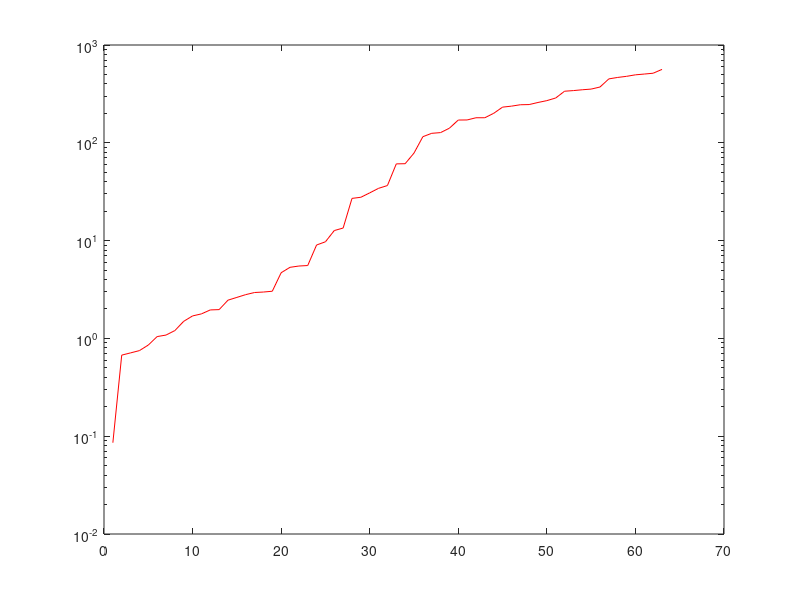

Recreate this plot in MATLAB.
% fff.m


x = [9.582343529298589,9.679090564965056,24.424346176058513,24.605740520061126,25.233026960638764,29.476077320623855,36.85160781712836,43.18330200964875,52.405928132446725,54.78838755304403,64.361260559109,65.84658088452633,79.37220779513241,87.24638329878294,89.71503050593722,94.01129243126427,94.1084525346072,94.81237471915352,97.70120210673,115.52355104017919,117.28155328542564,119.60682234818488,129.45817997589245,133.19956305362624,138.5301982641914,141.11468291701857,149.71387398983444,150.2478593881592,153.53073387320748,153.5900320976814,166.33778180212718,169.80183477913337,174.8750589386704,219.72586116407976,228.1437170393014,251.69467904748126,254.18410979687448,255.60241040886368,261.32631962675924,263.6115458993995,272.8150685811711,280.1665715233132,282.7742779737055,284.26553867784827,291.0239493218088,296.89837523751754,299.9495741193163,301.74691245372884,315.53263942639956,332.5608070118047,338.25989708201433,341.199671797254,345.93836934652404,349.4122605466419,360.4962942289875,363.37596362038494,377.70179423529123,377.8540594419138,390.070097043077,392.2843739585139,398.32128690770327,412.573183671482,421.41036522141803,422.1690095542288,434.2693327576521,436.387330530784,441.0752634420357,443.03366516907124,447.15046399122855,451.3083967255928,451.7397390342999,453.2855104385179,460.18551214251795,475.2426369064363,476.019095944194,483.9525866582879,484.5429898640735,516.4683371003626,521.0844614187447,543.0976047631715,563.416396653532,635.0270840286116];
x = [0.25232743800119284,1.765610263073327,3.794997579823293,4.819556199038658,6.748258729881858,12.906245018767281,13.267550045280217,21.078241633615672,22.65087992870455,30.093493079649438,31.498070766607704,31.76169960713135,31.78303026519586,32.951643660417666,34.93247701528992,35.859889435446114,38.53363713318422,38.947545546832444,39.560397218221844,40.561428652496524,40.81818734947737,44.25873530230928,50.101726880742476,50.679360084402724,51.89947264199378,52.526723434367604,55.08407947361358,67.67024952786899,69.40812246900295,70.59407461593771,72.40252048946427,74.27732602322132,78.15715796847273,78.75157498421312,85.94356546849602,86.68605384744149,87.91943831713647,89.32899067654645,89.90428119824436,91.41294884898039,91.41670930953907,94.19649871412632,95.98911724406943,98.81848834465177,99.87191875754905,101.14720581192425,101.45898120294596,102.77953403841606,108.92429387779127,113.71791779257913,116.36122658213743,117.19464506408507,117.24166531202481,117.63985646660987,118.27328927712314,121.33961639449345,122.96831703953411,123.711678270569,123.83702700777984,124.61247538558901,129.65871396493478,131.94886605204601,134.27237813518832,135.95451776073327,144.2851649395543,144.879745032553,145.20388479309452,145.9992884331493,148.76783845299622,148.9574240868965,152.2466832518514,153.9191256602284,154.09206894475335,155.01421777452305,155.22306602443692,157.81681564153305,158.1404628941835,158.49398515851493,159.20925568847434,160.14733440167507,160.24314330747504,160.47058278031668,162.08849017063324,162.90487536904428,163.20417904867432,165.90617854156704,166.55795804654514,167.03715768101304,167.19187736190358,168.78710764613075,169.46801040322106,169.9877519692391,170.45216937351074,172.2949342700061,172.32985422094922,173.85060150247173,174.70120722043035,175.9948773274738,178.57215923523125,179.07361242041776,180.70537850723028,184.1177479416635,185.254072054435,187.45477834546685,188.0512483015688,191.49300524730646,193.94633349390102,194.69824418210297,195.60097858953813,196.300213668997,197.5119729447605,209.5233712706747,212.3124840787854,213.49574352168705,216.1401423533103,218.15283836756527,224.49169176202219,225.21974405251598,225.63327172170384,227.12363233290583,229.49378721378162,230.30189886035507,233.1496637358575,235.35732689752615,239.73523706823627,240.70715576525478,244.37906436678864,247.07151786536386,253.70688264417083,254.3965264953584,257.5615294397841,264.84161503022534,265.7409439580996,267.89794240973686,267.94971872941824,269.23341146946507,269.76265529676573,270.37209728912825,270.9987337143678,271.4660244193082,291.4869530444827,299.89398011772414,306.20348291439115];

f = [9.630105238338283,11.477834734716465,12.623987730691645,15.990752233238931,21.844948765746665,21.856584418484577,24.636481192824466,30.751769299808352,31.266129993926334,33.06208223457357,33.43822299722294,36.67265449423307,39.180995369686684,40.62423853616116,41.93733432606362,44.532689676488104,48.25661913404507,48.5288828053802,54.252675132048786,61.483855919888086,63.827131824080006,65.39505990440125,77.77060024944399,79.969030960828,82.35130863266716,83.43362463631243,86.66297138061745,86.79591302224668,95.07538053443213,96.85470693366507,102.43330655624982,102.61528614021324,105.02904842905427,107.08140314068608,111.01059809638527,113.74791236103212,114.33865426417199,118.52072417461484,119.9509757566133,120.76546703759143,122.66271553200168,125.27344385653231,125.63966176404332,131.16131328374976,134.01774671875572,138.51870749262932,146.00855547927412,151.76247052018886,154.03769690417712,157.4624653785819,159.7152161483652,162.95623020175884,168.7847905935659,188.3083549428804,193.42440199660015,197.7690152015641,203.9505643274091,210.2856341547836,220.9626672045072,225.89841163903174,229.7571054102518,245.64078883063357,257.89528017663673,258.2236969363571,262.15602101261163,267.7666657788829,311.10794852553283];
s = [0.046872535862106934,0.055841944378856034,0.05775382455733924,0.058089825224908465,0.05810805346417913,0.05953198846238994,0.06401700935917565,0.06942480573356291,0.07001955818363603,0.07166484789014849,0.07255470418757182,0.07490351501811765,0.07493996101496081,0.07495198017745364,0.07829513385449949,0.07941044262456254,0.08191013830456928,0.08237165166473615,0.0826155866758087,0.08271180343688678,0.08276699862803638,0.08283592262757322,0.08337430383730049,0.08358600091844215,0.08628060496628964,0.0866428146751459,0.08716617970399021,0.08725142591674429,0.08933598122629682,0.09016018666641235,0.09057560298337308,0.09063142507656674,0.09066271533464332,0.09090965857991962,0.09213322044311734,0.09217892342041512,0.09291123725452799,0.09304496177361155,0.09334645720046675,0.09346114246304427,0.09373965125807215,0.094323378624382,0.09444519418317476,0.09516707715589123,0.09517601722955571,0.09542443592827632,0.09577913301227303,0.0967150059177424,0.09683789174290514,0.09684308608795922,0.0969811891588519,0.098004963844178,0.0982388676469319,0.10140737418887324,0.10168649458346746,0.10177458653800953,0.10205691704546482,0.10387987462786397,0.10500671302959352,0.1051974759595733,0.10533660952943635,0.1054587697112408,0.1073206376312199,0.10779751358679168,0.11563029634792055,0.11866679011358094,0.12429593095233504];

f = [0.025506579477761245,0.11247544331096673,0.1365534405340595,0.17783819440954918,0.1825007129262844,0.24759899586635103,0.29896652333365253,0.3236482859564758,0.3292776708913528,0.35446001753804807,0.3780798339270853,0.38050230102157545,0.39087076464157033,0.4642962298270545,0.46597512697895743,0.47416623688285814,0.5117566844882593,0.5234777662477358,0.5414271418541781,0.5432218705023849,0.5581056348386165,0.5715332578105957,0.5940996728050253,0.5945306220989109,0.6055851964464541,0.6264876812344287,0.6675334826685598,0.7239247264249485,0.7826748482151843,0.9176856101568366,0.9518827922403224,0.9651966302631638,1.0392227294253993,1.0508484384349226,1.2007169527396888,1.2719647436902521,1.2821902599185497,1.31126023238006,1.3407287517887554,1.355786722122036,1.430982662210399,1.4346840178718594,1.4382725959938556,1.5277321425456223,1.5959406165564962,1.6420062830375042,1.6436823813728252,1.7031221399971894,1.713085805986978,1.7175882750005522,1.722950153084093,1.8758809979201732,1.9139496725804694,1.9326973253979123,1.9792433147199358,2.088840117825795,2.2251449119252236,2.227303558161095,2.2575587504786703,2.371019811582305,2.3922440236865365,2.4551292109871454,2.490925304494394,2.526438069902695,2.664212557647315,2.702187863803599,2.895228257440399,2.958656129673162,3.030294583073255,3.0772647784287,3.0948676721056647,3.119485184955495,3.195661416121256,3.2522475155544264,3.278758438160717,3.280156202721903,3.301135321495024,3.326385190474864,3.418713809086548,3.4614866657102943,3.479998960239654,3.562515553999816,3.6021891111486846,3.636344713256148,3.6531759406709496,3.7015006791908713,3.7086553997103504,3.7208522037791165,3.726449329442745,3.7418521187008236,3.7426632684625636,3.7427673986692214,3.766781210275849,3.77158115882131,3.8091808767397244,3.810041173359961,3.870123675515655,3.881776953047227,3.908659889203667,3.9219458355355314,3.9290358773530487,4.060604316622756,4.13370884619558,4.154057654134704,4.168808839425918,4.188046747078483,4.238187474128121,4.280598776219463,4.4048195091119915,4.413755050669887,4.5135404342483545,4.52838318598918,4.570242023311072,4.571308917519921,4.649240593934959,4.730254860769027,4.761200619063709,4.76140807160873,4.771458296084464,4.793009325648906,4.826686307860557,4.875365506190689,4.902834182108631,4.90390144111923,4.919401797307501,4.998156428775111,5.00512319858204,5.006529809831073,5.089253134393369,5.092953753750943,5.160682747893261,5.468383731512481,5.5021885092640614,5.515285437463921,5.544572551938634,5.556500973192651,5.771399060347478,5.810951530203688,5.867787377801755,5.879424665977916,5.881706889566786,5.97195126698105,5.98882722249241,5.99621987534331,6.1071860999264524,6.6059223692621085];
s = [0.055841944378856034,0.05810805346417913,0.05953198846238994,0.062001512342630516,0.06401700935917565,0.06767017800395103,0.06889047836021356,0.06942480573356291,0.07007376832106327,0.07064500275381813,0.07166484789014849,0.0719642428688434,0.07255470418757182,0.07309737306090658,0.0741369748966989,0.07474100767793668,0.07560510413031563,0.0770165348398606,0.07812238090321122,0.08390423594141283,0.08417318897766513,0.08484235037950683,0.08637017225100063,0.08639790512044532,0.0866428146751459,0.08933598122629682,0.09067704839082791,0.09090965857991962,0.09304496177361155,0.09313564230203597,0.09328719724040746,0.09334645720046675,0.09357069175848642,0.09373965125807215,0.09416897349948994,0.094323378624382,0.09516707715589123,0.09524957201161333,0.09683789174290514,0.09687116924450923,0.09687679420239981,0.0982388676469319,0.09893381294829173,0.09950401894051453,0.10038524482635469,0.10092558397606166,0.10296491881078151,0.10375493718112438,0.10429314412561252,0.10569116762531294,0.10573178338217026,0.10621543059354344,0.10628645858137298,0.10639454741414789,0.10716958920033348,0.10717298574477674,0.1072070972386876,0.10744664950140903,0.10794232777352653,0.10811932808775415,0.10836054717383892,0.10909478584871657,0.10920410288729365,0.1093691319085579,0.11053372849094556,0.11056893005754231,0.11112898063723042,0.11113242712119376,0.11156612990868964,0.1131301497280972,0.11387922009630724,0.11397678634104946,0.11497152762274632,0.11561485090044599,0.11577447857968814,0.11664377721566987,0.116713309002493,0.11693134064860677,0.11783405221939658,0.11866679011358094,0.11881078319910054,0.11899603043312235,0.12020207750474454,0.12042236605661505,0.1210323229639696,0.12116169406351318,0.12121243704139584,0.12160257748045034,0.12195594112225305,0.12206083081323738,0.12308283087275007,0.12354565955756858,0.12382554678209234,0.1238554200115285,0.12386786422258234,0.12504406156225523,0.1254019536272537,0.12549451994680516,0.1255107757822973,0.1255296280328413,0.1262816397872224,0.12638396961137066,0.1268365616320617,0.1269834091760551,0.12698497781331008,0.12728244643612507,0.1273494244312583,0.1276735467722645,0.12855348736605188,0.12884553873854432,0.12905714068283403,0.12975065615977566,0.1299867485491426,0.1302322781068792,0.13086803918237244,0.13138579479357992,0.13244196954083765,0.1329008201099291,0.13315471303681248,0.13334634031060433,0.13438690729792424,0.13454012289606898,0.13455020034311782,0.1365870780116969,0.13866540377723835,0.13971575597104802,0.14134946757834488,0.1415963777886977,0.14162963690066022,0.14279752624563913,0.14281186855942685,0.14291616188133238,0.14381112427396747,0.14525702786471073,0.14533122130219622,0.14581670106376965,0.14769972045616386,0.1492082582646359,0.15045685384837926,0.15275839122277923,0.158098731037716,0.1596150465545485,0.16309449317564906,0.16711346295453744,0.16720578064669556,0.1823719220815474];


f = [0.08579195189156832,0.6745258721669288,0.7111222549440444,0.7502520241202022,0.8549851907441043,1.043970039066973,1.081717793026753,1.2024011992022587,1.4953747372108182,1.6976801563883297,1.7810785220876044,1.9552068410080141,1.9696350997645307,2.460605344275564,2.6257777554009323,2.8029456985020764,2.946358873166623,2.97931916191604,3.0359787970056455,4.693570179320733,5.331570908162248,5.495708892492377,5.560427438894136,9.016285672471751,9.724517425582729,12.671579939300972,13.445271720676775,27.017031600445947,27.738336493790804,30.765088522000823,34.2383567852856,36.558462474417716,60.889730431723926,61.12616265320237,78.51617213109009,115.46730410473205,125.01016447334685,127.16186713373547,141.09235002120937,170.92525782289724,171.25783738437082,180.36714753863458,180.409884852008,200.27942815241346,231.61506159197657,237.0194337739003,244.9353143612103,246.03925958799618,258.41965748397143,269.9253229581144,287.2520123881978,336.82657846838805,341.92255991952834,348.6227032773058,354.1562500618135,371.95684026522713,450.4289930835879,466.03195776511615,478.322018099299,495.4945571447646,504.62961535860177,514.5449468446317,562.9783355855585];
s = [0.046872535862106934,0.05775382455733924,0.058089825224908465,0.05810805346417913,0.05953198846238994,0.06401700935917565,0.06942480573356291,0.07001955818363603,0.07166484789014849,0.07490351501811765,0.07493996101496081,0.07495198017745364,0.07759893526190043,0.07829513385449949,0.08136283731553018,0.08191013830456928,0.08237165166473615,0.08271180343688678,0.08276699862803638,0.08337430383730049,0.08358600091844215,0.08596691735276663,0.0866428146751459,0.08716617970399021,0.08933598122629682,0.09016018666641235,0.0905689162636163,0.09057560298337308,0.09063142507656674,0.09067704839082791,0.09090965857991962,0.09213322044311734,0.09304496177361155,0.09307885384401926,0.09334645720046675,0.09346114246304427,0.09373965125807215,0.094323378624382,0.09444519418317476,0.09516707715589123,0.09517601722955571,0.09577913301227303,0.09600628182289794,0.0967150059177424,0.09678466981853195,0.09683789174290514,0.09684308608795922,0.0969811891588519,0.09718553244876227,0.098004963844178,0.0982388676469319,0.10073073287747847,0.10140737418887324,0.10168649458346746,0.10177458653800953,0.10387987462786397,0.1051974759595733,0.1073206376312199,0.11112898063723042,0.11563029634792055,0.11573243774138131,0.11866679011358094,0.13455020034311782];


hold off;
% plot(x,'r-');

semilogy(f,'r-');
